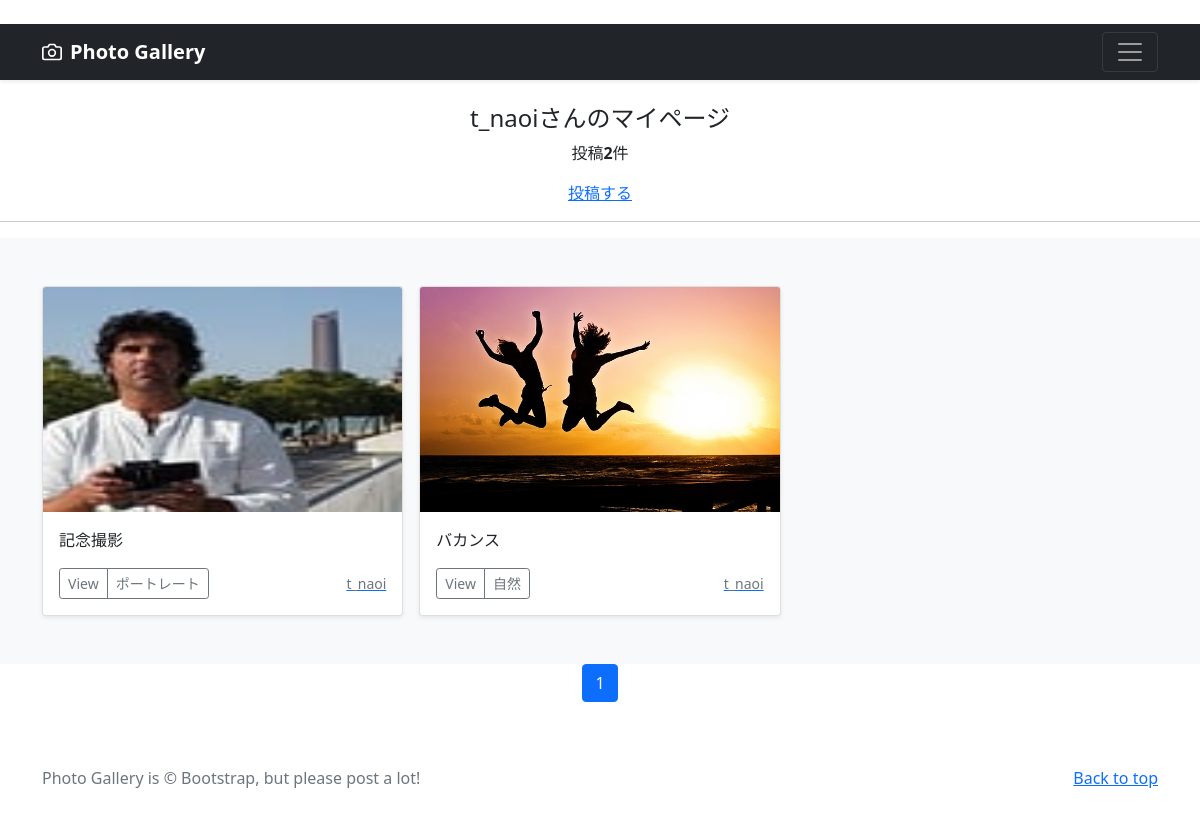
The app's page /mypage/ (signed in) with its own data.
### accounts/models.py (models this page shows)
class CustomUser(AbstractUser):
    pass

### photo/models.py (models this page shows, shortened)
class PhotoPost(models.Model):
    user = models.ForeignKey(
        CustomUser,
        verbose_name='ユーザー',
        on_delete=models.CASCADE
        )
    category = models.ForeignKey(
        Category,
        verbose_name='カテゴリ',
        on_delete=models.PROTECT
        )
    title = models.CharField(
        verbose_name='タイトル', # フィールドのタイトル
        max_length=200        # 最大文字数は200
        )
    comment = models.TextField(
        verbose_name='コメント',  # フィールドのタイトル
        )
    image1 = models.ImageField(
        verbose_name='イメージ1',# フィールドのタイトル
        upload_to = 'photos'   # MEDIA_ROOT以下のphotosにファイルを保存
        )
    image2 = models.ImageField(
        verbose_name='イメージ2',# フィールドのタイトル
        upload_to = 'photos',  # MEDIA_ROOT以下のphotosにファイルを保存
        blank=True,            # フィールド値の設定は必須でない
        null=True              # データベースにnullが保存されることを許容
        )
    posted_at = models.DateTimeField(
        verbose_name='投稿日時', # フィールドのタイトル
        auto_now_add=True       # 日時を自動追加
        )

class Category(models.Model):
    title = models.CharField(
        verbose_name='カテゴリ', # フィールドのタイトル
        max_length=20)

### photo/views.py (the view)
# urls.py: path('mypage/', views.MypageView.as_view(), name = 'mypage'),
class MypageView(ListView):
    template_name ='mypage.html'
    paginate_by = 9
    def get_queryset(self):
      queryset = PhotoPost.objects.filter(
        user=self.request.user).order_by('-posted_at')
      return queryset

### photo/templates/mypage.html (shortened to what this page needs)
{% extends 'base.html' %}
      {% block contents %}
      {% if user.is_authenticated %}
        <br>
        <div style="text-align:center">
          <h4>{{user.username}}さんのマイページ</h4>
          {% if object_list.count == 0 %}
            <p>{{user.username}}さんの投稿はありません</p>
          {% else %}
            <p>投稿<strong>{{object_list.count}}</strong>件</p>
          {% endif %}
          <a href="{% url 'photo:post' %}">投稿する</a>
        </div>
        <hr>
      {% endif %}
      {% include "photos_list.html" %}
      {% include "pagination.html" %}
      {% endblock %}

### photo/templates/base.html (shortened to what this page needs)
{% load static %}
<!doctype html>
<html lang="en">
  <head>
    <link href="https://cdn.jsdelivr.net/npm/bootstrap@5.0.2/dist/css/bootstrap.min.css"
          rel="stylesheet"
>
  </head>
  <body>
    <header>
      <div class="navbar navbar-dark bg-dark shadow-sm">
        <div class="container">
          <a href="{% url 'photo:index' %}"
             class="navbar-brand d-flex align-items-center">
            <strong>Photo Gallery</strong>
          </a>
          <button class="navbar-toggler"
                  type="button"
                  data-bs-toggle="collapse"
                  data-bs-target="#navbarHeader"
                  aria-controls="navbarHeader"
                  aria-expanded="false"
                  aria-label="Toggle navigation">
            <span class="navbar-toggler-icon"></span>
          </button>
        </div>
      </div>
    </header>
    <main>
      {% block contents %}{% endblock %}
    </main>
    <footer class="text-muted py-5">
      <div class="container">
        <p class="float-end mb-1">
          <a href="#">Back to top</a>
        </p>
        <p class="mb-1">
          Photo Gallery is &copy; Bootstrap, but please post a lot!</p>
      </div>
    </footer>
  </body>
</html>

### photo/templates/photos_list.html (shortened to what this page needs)
<div class="album py-5 bg-light">
  <div class="container">
    <div class="row row-cols-1 row-cols-sm-2 row-cols-md-3 g-3">
      {% for record in object_list %}
      <div class="col">
        <div class="card shadow-sm">
          <img src="{{ record.image1.url }}"
               class="bd-placeholder-img card-img-top"
               width="100%" height="225"
               xmlns="http://www.w3.org/2000/svg"
               role="img" aria-label="Placeholder: Thumbnail"
               preserveAspectRatio="xMidYMid slice"
               focusable="false">
               <rect width="100%" height="100%" fill="#55595c"/>
          <div class="card-body">
            <p class="card-text">
              {{record.title}}
            </p>
            <div class="d-flex justify-content-between align-items-center">
              <div class="btn-group">
                <button type="button"
                        class="btn btn-sm btn-outline-secondary"
onclick="location.href='{% url 'photo:photo_detail' record.pk %}'">
                        View</button>
                <button type="button"
                        class="btn btn-sm btn-outline-secondary"
onclick="location.href='{% url 'photo:photos_cat' category=record.category.id %}'">
                        {{record.category.title}}</button>
              </div>
              <a href="{% url 'photo:user_list' user=record.user.id %}">
                <small class="text-muted">
                  {{record.user.username}}</small>
              </a>
            </div>
          </div>
        </div>
      </div>
      {% endfor %}
    </div>
  </div>
</div>

### photo/templates/pagination.html (shortened to what this page needs)
<ul class="pagination"
    style="justify-content:center">
    {% for num in page_obj.paginator.page_range %}
        {% if page_obj.number == num %}
        <li class="page-item active">
            <span class="page-link">{{ num }}</span>
        </li>
        {% endif %}
    {% endfor %}
</ul>

### photo/templates/base.html (style rules this page uses)
.bd-placeholder-img { font-size: 1.125rem; text-anchor: middle; -webkit-user-select: none; -moz-user-select: none; user-select: none; }

### records on screen
CustomUser: username "t_naoi"
PhotoPost: image1 (picture), title "記念撮影", category "ポートレート", user.username "t_naoi"
PhotoPost: image1 (picture), title "バカンス", category "自然", user.username "t_naoi"

### other values on screen
{{ object_list.count }} "2"
{{ num }} "1"
